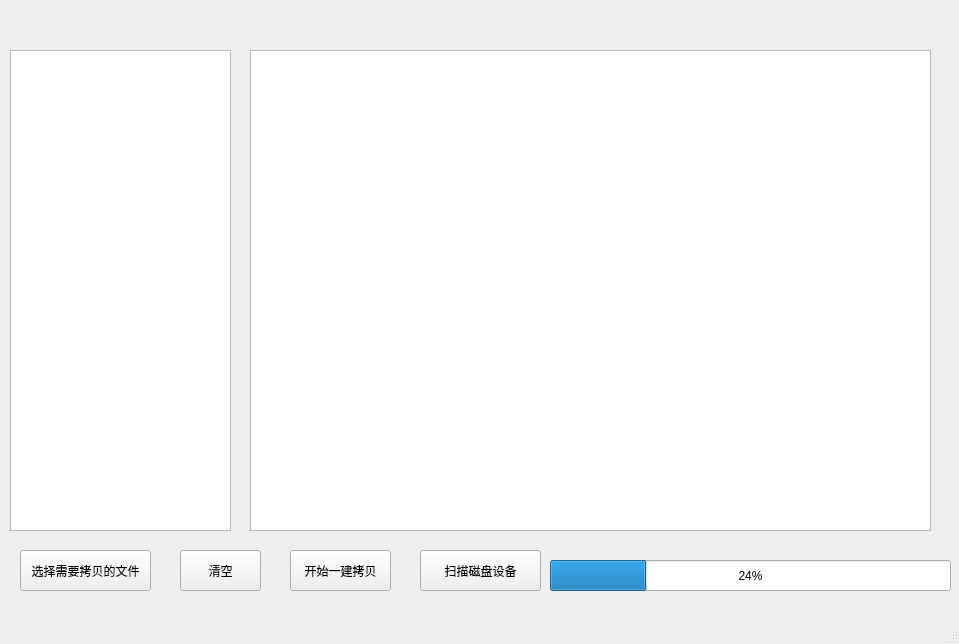
<?xml version="1.0" encoding="UTF-8"?>
<ui version="4.0">
 <class>MainWindow</class>
 <widget class="QMainWindow" name="MainWindow">
  <property name="geometry">
   <rect>
    <x>0</x>
    <y>0</y>
    <width>959</width>
    <height>644</height>
   </rect>
  </property>
  <property name="windowTitle">
   <string>MainWindow</string>
  </property>
  <widget class="QWidget" name="centralwidget">
   <widget class="QTableWidget" name="disksView">
    <property name="geometry">
     <rect>
      <x>250</x>
      <y>50</y>
      <width>681</width>
      <height>481</height>
     </rect>
    </property>
   </widget>
   <widget class="QTableWidget" name="fileListView">
    <property name="geometry">
     <rect>
      <x>10</x>
      <y>50</y>
      <width>221</width>
      <height>481</height>
     </rect>
    </property>
   </widget>
   <widget class="QPushButton" name="chooseFiles">
    <property name="geometry">
     <rect>
      <x>20</x>
      <y>550</y>
      <width>131</width>
      <height>41</height>
     </rect>
    </property>
    <property name="text">
     <string>选择需要拷贝的文件</string>
    </property>
   </widget>
   <widget class="QPushButton" name="clearFileList">
    <property name="geometry">
     <rect>
      <x>180</x>
      <y>550</y>
      <width>81</width>
      <height>41</height>
     </rect>
    </property>
    <property name="text">
     <string>清空</string>
    </property>
   </widget>
   <widget class="QPushButton" name="oneClickCopy">
    <property name="geometry">
     <rect>
      <x>290</x>
      <y>550</y>
      <width>101</width>
      <height>41</height>
     </rect>
    </property>
    <property name="text">
     <string>开始一建拷贝</string>
    </property>
   </widget>
   <widget class="QPushButton" name="scanDisk">
    <property name="geometry">
     <rect>
      <x>420</x>
      <y>550</y>
      <width>121</width>
      <height>41</height>
     </rect>
    </property>
    <property name="text">
     <string>扫描磁盘设备</string>
    </property>
   </widget>
   <widget class="QProgressBar" name="overallProgressBar">
    <property name="geometry">
     <rect>
      <x>550</x>
      <y>560</y>
      <width>401</width>
      <height>31</height>
     </rect>
    </property>
    <property name="value">
     <number>24</number>
    </property>
   </widget>
  </widget>
  <widget class="QMenuBar" name="menubar">
   <property name="geometry">
    <rect>
     <x>0</x>
     <y>0</y>
     <width>959</width>
     <height>23</height>
    </rect>
   </property>
  </widget>
  <widget class="QStatusBar" name="statusbar"/>
 </widget>
 <resources/>
 <connections/>
</ui>
